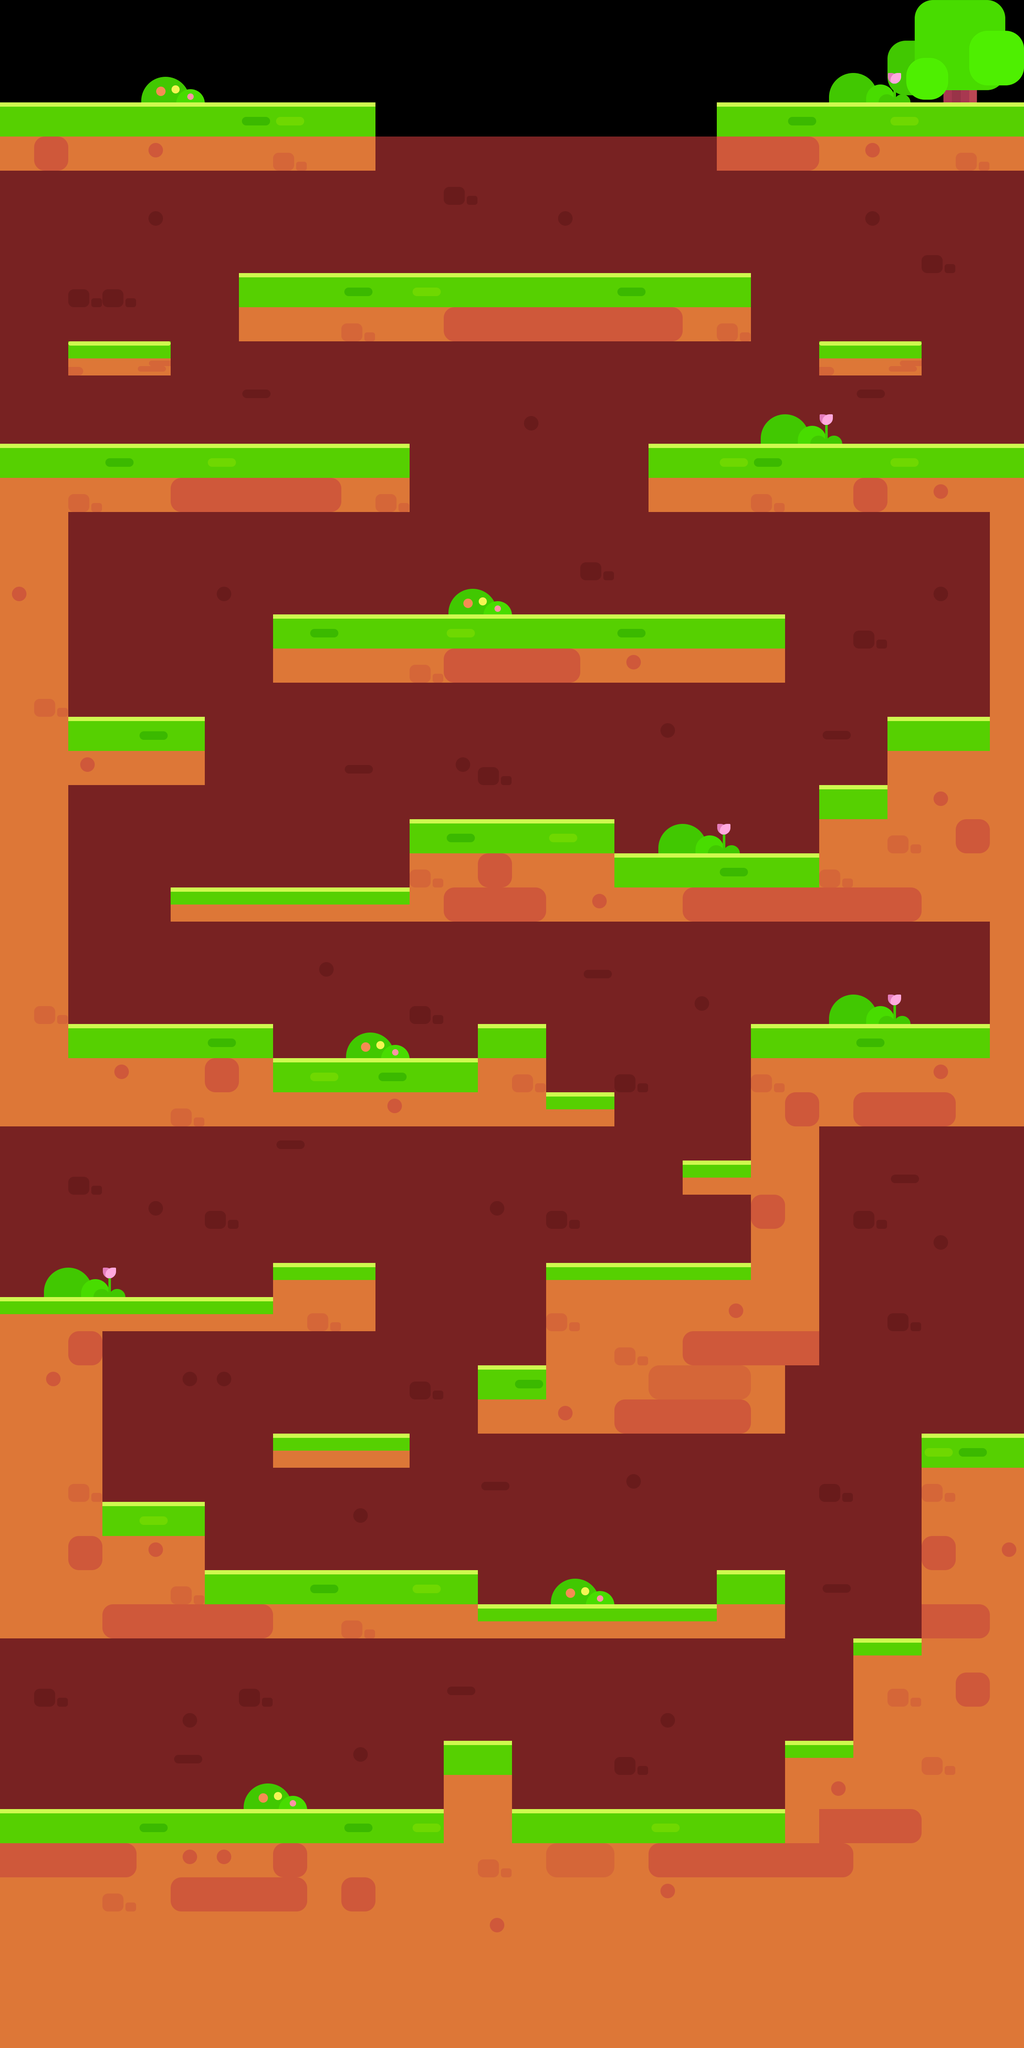

A 2D game scene composited from a Tiled map and its tileset images. What follows is a short description and the map's XML, with each tile layer's data collapsed to a summary:
An orthogonal 30x60 tile map with 80x80 px tiles, 6 tile layers (zhuangshi02, dixing, dixingzhuangshi, dimian, ...).

<map version="1.0" orientation="orthogonal" renderorder="right-down" width="30" height="60" tilewidth="80" tileheight="80">
 <tileset firstgid="1" name="map_1" tilewidth="80" tileheight="80">
  <image source="map_1.png" width="640" height="640" />
 </tileset>
 <layer name="zhuangshi02" width="30" height="60">
  <data>[1800 cells, 24 non-empty, 24 distinct tile ids]</data>
 </layer>
 <layer name="dixing" width="30" height="60">
  <data>[1800 cells, 1680 non-empty, 5 distinct tile ids]</data>
 </layer>
 <layer name="dixingzhuangshi" width="30" height="60">
  <data>[1800 cells, 182 non-empty, 11 distinct tile ids]</data>
 </layer>
 <layer name="dimian" width="30" height="60">
  <data>[1800 cells, 163 non-empty, 2 distinct tile ids]</data>
 </layer>
 <layer name="dimianzhuangshi" width="30" height="60">
  <data>[1800 cells, 33 non-empty, 2 distinct tile ids]</data>
 </layer>
 <layer name="zhuangshi01" width="30" height="60">
  <data>[1800 cells, 25 non-empty, 5 distinct tile ids]</data>
 </layer>
</map>
